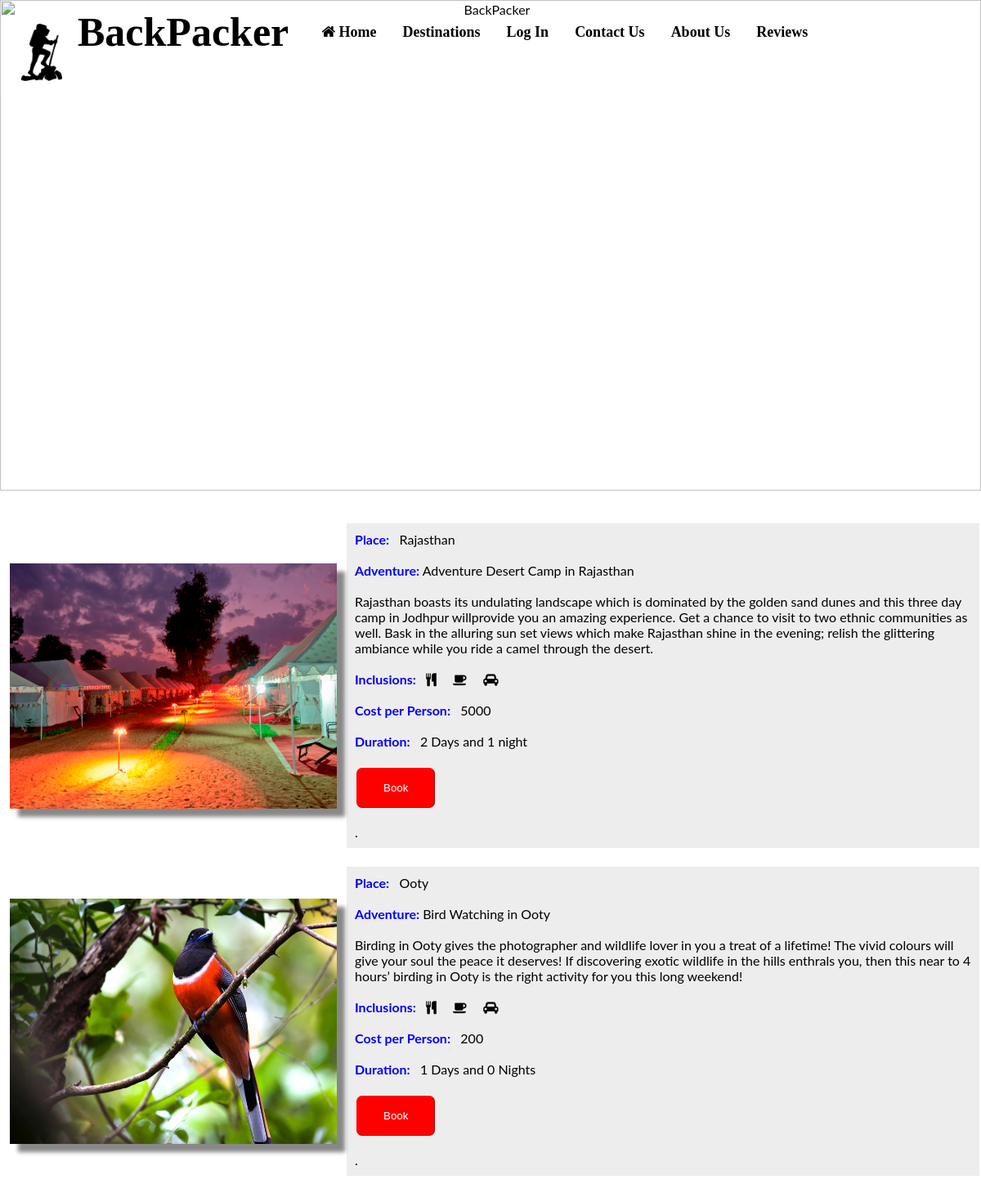
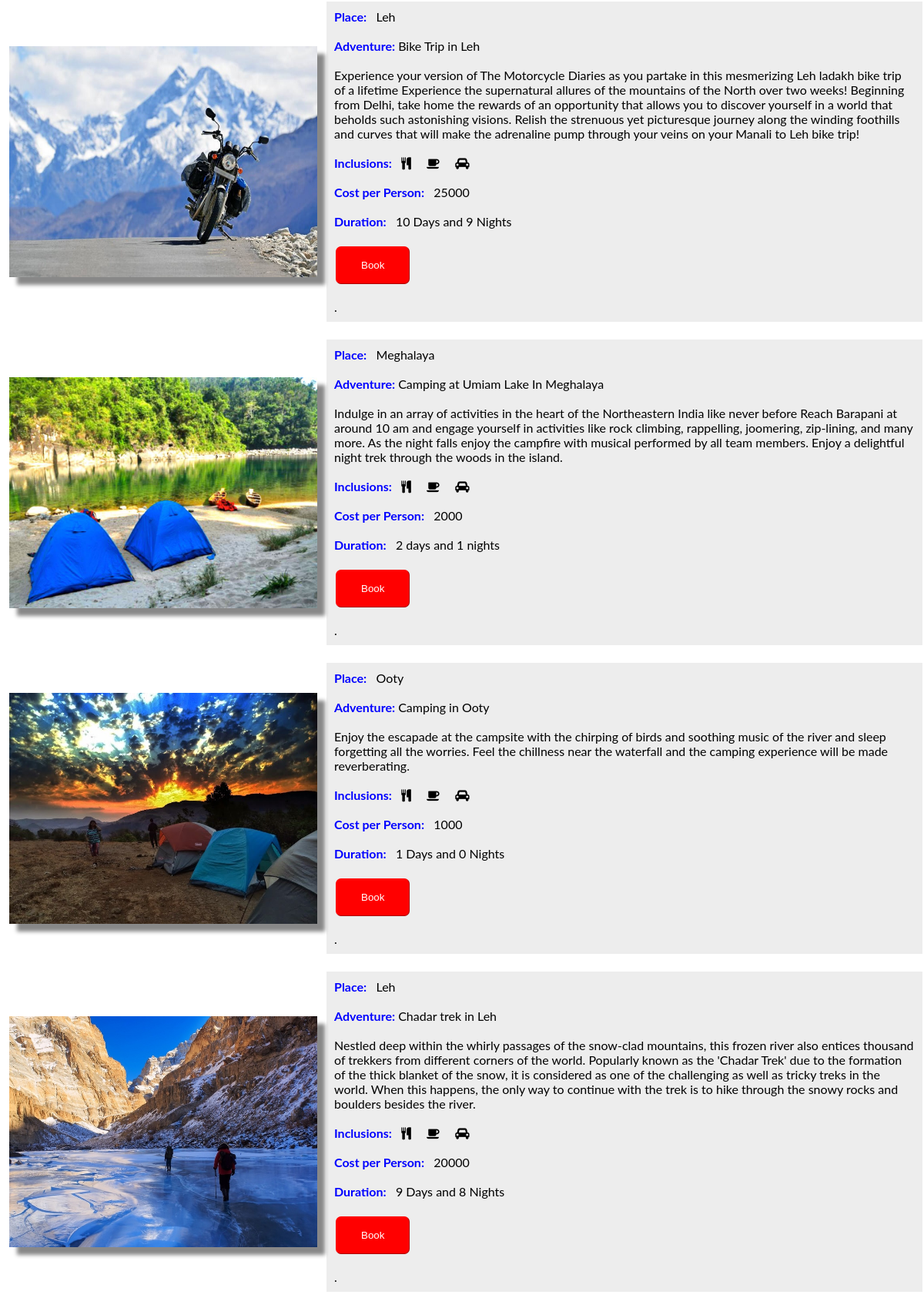
Page /land1.php (upper part) on the committed database (2 pictures, top to bottom).
### tables this page shows
CREATE TABLE `places` (
  `aname` varchar(50) NOT NULL,
  `place` varchar(50) NOT NULL,
  `description` varchar(900) NOT NULL,
  `availability` int(11) NOT NULL,
  `type` varchar(5) NOT NULL,
  `picid` varchar(20) NOT NULL,
  `duration` varchar(20) NOT NULL,
  `cost` int(11) NOT NULL
);

### land1.php (the view, shortened to what this page needs)
<html>
<head>
	<link rel="stylesheet" type="text/css" href="custom.css">
	<link rel="stylesheet" href="http://maxcdn.bootstrapcdn.com/font-awesome/4.2.0/css/font-awesome.min.css">
	<link href="css/style.css" rel="stylesheet" type="text/css" media="all"/>
<link href="css/animate.css" rel="stylesheet" type="text/css" media="all">
</head>
<body>
<div class="container">
<img src="land_main.png" alt="BackPacker" style="width:100%;height:600px;">
<div style="font-family:'Times New Roman', Times, serif;font-weight:bold">
<div class="top-left">
    <div id="heading">
		<ul>
		    <li><a href="home.html"><img src="logo.png" alt="BackPacker" align="left" style="width:50px;height:70px;"></a> </li>
			<h4 style="font-size: 18px;"><li><strong style="color:black; font-size:50px;">BackPacker &nbsp;</strong></li>
			<li><a href="home.html"><i class="fa fa-home"></i>&nbsp;Home</a></li>
			<li><a href="des.php">Destinations</a></li>
			<li><a href="login.html">Log In</a></li>
			<li><a href="contactus.html">Contact Us</a></li>
			<li><a href="aboutus.html">About Us</a></li>
			<li><a href="reviews.php">Reviews</a></li>
			</h4>
		</ul>
    </div>
</div></div></div>
<br><br>
<?php
	$servername = "localhost";
	$username = "root";
	$password = "";
	$dbname = "back";
	$conn = new  mysqli($servername, $username, $password, $dbname);
$a='land';
$sql=" SELECT * FROM places WHERE type like '%".$a."%'";
$result = $conn->query($sql);
if ($result->num_rows > 0)
{
while($row = $result->fetch_assoc())
  {
	echo "<table cellpadding=10>";
	$image=$row["picid"];
	echo "<tr><td><img id=img1 src=".$image."></td>";
    echo "<td id=gray><span style=font-weight:bold;color:#0000FF;>Place:</span> &nbsp; " . $row["place"]. "<br><br><span style=font-weight:bold;color:#0000FF;>Adventure:</span> " . $row["aname"] . "<br><br>";
	echo $row["description"]."<br><br>";
	echo "<span style=font-weight:bold;color:#0000FF;>Inclusions:</span> &nbsp; <i class='fa fa-cutlery' aria-hidden='true'></i> &emsp; <i class='fa fa-coffee' aria-hidden='true'></i> &emsp; <i class='fa fa-car' aria-hidden='true'></i><br><br>";
	echo "<span style=font-weight:bold;color:#0000FF;>Cost per Person:</span> &nbsp; ".$row["cost"]."<br><br>";
	echo "<span style=font-weight:bold;color:#0000FF;>Duration:</span> &nbsp; ".$row["duration"] ."<br><br>";
	echo"<form action=book.php method=get><input type=submit value=Book></input></form>. </td></tr>";
	echo "</table><br>";
  }
}
else
{
	echo "Sorry,no activities available in the region....";
}
?>
</body>
</html>

### custom.css (style rules this page uses)
body { width: 100%; height: 100%; font-family: "Times New Roman", Times, serif; }
.container { width: 100%; position: relative; text-align: center; }
.top-left { position: absolute; width: 100%; top: 0; left: 0; }
li a { display: block; color: black; padding: 19px 16px; text-decoration: none; }
li { float: left; }
input[type=submit] { background-color: red; border-color: red; border-width:1px; border-radius:7px; color: white; padding: 16px 32px; text-decoration: none; margin: 4px 2px; cursor: pointer; transition: .5s ease; }

### css/style.css (style rules this page uses)
body { margin:0; padding:0; font-family: 'Lato', sans-serif; -webkit-appearance:none; }
body a { transition:0.5s all; -webkit-transition:0.5s all; -moz-transition:0.5s all; -o-transition:0.5s all; -ms-transition:0.5s all; }
h1,h2,h3,h4,h5,h6 { margin:0; }
ul { margin:0; padding:0; }
.container:after { content: "\0020"; display: block; height: 0; clear: both; visibility: hidden; }

### land1.php (style rules this page uses)
ul { width: 100%; list-style-type: none; position: relative; top: 0px; margin: 0; padding: 10px; overflow: hidden; background: rgba(255,255,255,0.02); font-size: 15px; }
#img1 { width:400px; height:300px; box-shadow: 10px 10px 5px #888888; }
#gray { background-color:#EDEDED; }

### rows in the picture
places: picid (picture), place "Rajasthan", aname "Adventure Desert Camp in Rajasthan", description "Rajasthan boasts its undulating landscape which is dominated by the golden sand dunes and this three day camp in Jodhpur willprovide you an amazing experience. Get a chance to visit to two ethnic communities as well. Bask in the alluring sun set views which make Rajasthan shine in the evening; relish the glittering ambiance while you ride a camel through the desert.", cost "5000", duration "2 Days and 1 night"
places: picid (picture), place "Ooty", aname "Bird Watching in Ooty", description "Birding in Ooty gives the photographer and wildlife lover in you a treat of a lifetime! The vivid colours will give your soul the peace it deserves! If discovering exotic wildlife in the hills enthrals you, then this near to 4 hours’ birding in Ooty is the right activity for you this long weekend!", cost "200", duration "1 Days and 0 Nights"
places: picid (picture), place "Leh", aname "Bike Trip in Leh", description "Experience your version of The Motorcycle Diaries as you partake in this mesmerizing Leh ladakh bike trip of a lifetime Experience the supernatural allures of the mountains of the North over two weeks! Beginning from Delhi, take home the rewards of an opportunity that allows you to discover yourself in a world that beholds such astonishing visions. Relish the strenuous yet picturesque journey along the winding foothills and curves that will make the adrenaline pump through your veins on your Manali to Leh bike trip!", cost "25000", duration "10 Days and 9 Nights"
places: picid (picture), place "Meghalaya", aname "Camping at Umiam Lake In Meghalaya", description "Indulge in an array of activities in the heart of the Northeastern India like never before Reach Barapani at around 10 am and engage yourself in activities like rock climbing, rappelling, joomering, zip-lining, and many more. As the night falls enjoy the campfire with musical performed by all team members. Enjoy a delightful night trek through the woods in the island.", cost "2000", duration "2 days and 1 nights"
places: picid (picture), place "Ooty", aname "Camping in Ooty", description "Enjoy the escapade at the campsite with the chirping of birds and soothing music of the river and sleep forgetting all the worries. Feel the chillness near the waterfall and the camping experience will be made reverberating.", cost "1000", duration "1 Days and 0 Nights"
places: picid (picture), place "Leh", aname "Chadar trek in Leh", description "Nestled deep within the whirly passages of the snow-clad mountains, this frozen river also entices thousand of trekkers from different corners of the world. Popularly known as the 'Chadar Trek' due to the formation of the thick blanket of the snow, it is considered as one of the challenging as well as tricky treks in the world. When this happens, the only way to continue with the trek is to hike through the snowy rocks and boulders besides the river.", cost "20000", duration "9 Days and 8 Nights"
